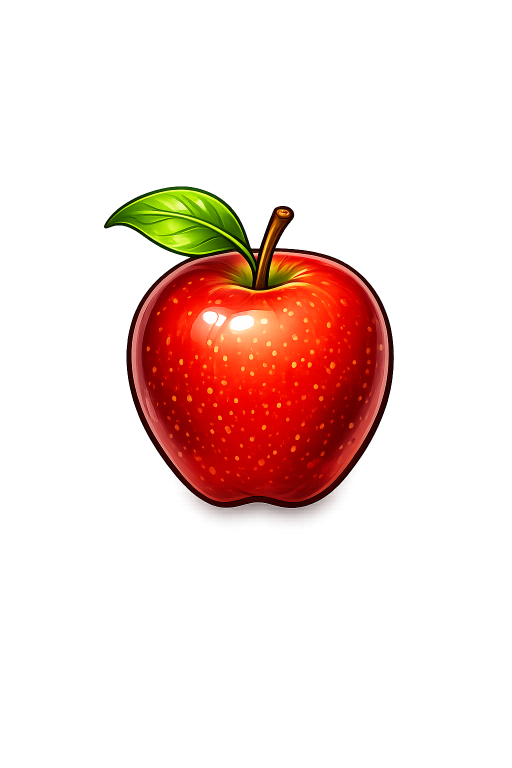
#> input picture back/me2/apple/apple1.png, 1024 x 1536 px (shown at 1/2 size); its folder holds only this picture in this run
$ python process_fruit_encoded_assets.py
#> lines starting #> are read from the running program, lines starting #| are printed output that depends on the picture; after the words box and inside, x2 and y2 are one past the last pixel; in counts of white or black regions, pixels touching at a corner belong together
from __future__ import annotations

from pathlib import Path

import cv2
import numpy as np
from PIL import Image


ROOT = Path(__file__).resolve().parents[1]
SOURCE_ROOT = ROOT / "data2" / "fruit_data_encoded"
OUTPUT_ROOT = ROOT / "data2" / "fruit_data_encoded2"
FRUIT_DIRS = ("apple", "banana", "grape")
TRANSPARENT_ALPHA = 20
VISIBLE_ALPHA = 16
WHITE_LUMA_THRESHOLD = 205
WHITE_CHANNEL_MIN = 185
WHITE_CHANNEL_SPREAD_MAX = 70


def is_exterior_removable(red: int, green: int, blue: int, alpha: int) -> bool:
    if alpha <= TRANSPARENT_ALPHA:
        return True

    luma = (red + green + blue) / 3
    channel_spread = max(red, green, blue) - min(red, green, blue)
    return (
        luma >= WHITE_LUMA_THRESHOLD
        and min(red, green, blue) >= WHITE_CHANNEL_MIN
        and channel_spread <= WHITE_CHANNEL_SPREAD_MAX
    )


def transparentize_exterior_white(image: Image.Image) -> Image.Image:
    rgba = np.array(image.convert("RGBA"))
    rgb = rgba[:, :, :3].astype(np.int16)
    alpha = rgba[:, :, 3]
    luma = rgb.mean(axis=2)
    channel_spread = rgb.max(axis=2) - rgb.min(axis=2)
    removable = (
        (alpha <= TRANSPARENT_ALPHA)
        | (
            (luma >= WHITE_LUMA_THRESHOLD)
            & (rgb.min(axis=2) >= WHITE_CHANNEL_MIN)
            & (channel_spread <= WHITE_CHANNEL_SPREAD_MAX)
        )
    ).astype(np.uint8)

    label_count, labels = cv2.connectedComponents(removable, connectivity=8)
    if label_count <= 1:
        return Image.fromarray(rgba, "RGBA")

    border_labels = set(np.unique(labels[0, :]))
    border_labels.update(np.unique(labels[-1, :]))
    border_labels.update(np.unique(labels[:, 0]))
    border_labels.update(np.unique(labels[:, -1]))
    border_labels.discard(0)

    if border_labels:
        exterior = np.isin(labels, list(border_labels))
        rgba[exterior, 3] = 0

    return Image.fromarray(rgba, "RGBA")


def keep_largest_visible_component(image: Image.Image) -> Image.Image:
    rgba = np.array(image.convert("RGBA"))
    visible = (rgba[:, :, 3] > VISIBLE_ALPHA).astype(np.uint8)
    label_count, labels, stats, _centroids = cv2.connectedComponentsWithStats(visible, connectivity=8)
    if label_count <= 2:
        return Image.fromarray(rgba, "RGBA")

    areas = stats[1:, cv2.CC_STAT_AREA]
    keep_label = int(np.argmax(areas) + 1)
    rgba[(labels != 0) & (labels != keep_label), 3] = 0
    return Image.fromarray(rgba, "RGBA")


def process_image(source_path: Path, output_path: Path) -> tuple[int, int]:
    original = Image.open(source_path).convert("RGBA")
    original_alpha_pixels = int(np.count_nonzero(np.array(original)[:, :, 3] > VISIBLE_ALPHA))
    processed = transparentize_exterior_white(original)
    processed = keep_largest_visible_component(processed)
    processed_alpha_pixels = int(np.count_nonzero(np.array(processed)[:, :, 3] > VISIBLE_ALPHA))

    output_path.parent.mkdir(parents=True, exist_ok=True)
    processed.save(output_path)
    return original_alpha_pixels, processed_alpha_pixels


def main() -> None:
    total_files = 0
    total_removed_pixels = 0
    for fruit_name in FRUIT_DIRS:
        source_dir = SOURCE_ROOT / fruit_name
        output_dir = OUTPUT_ROOT / fruit_name
        for source_path in sorted(source_dir.glob("*.png")):
            output_path = output_dir / source_path.name
            before, after = process_image(source_path, output_path)
#> in process_image, original is the input picture: PIL image 1024x1536 RGBA; mean R, G, B, A 118.8, 73, 58.8, 41.6
#> in process_image, `original_alpha_pixels = int(np.count_nonzero(np.array(original)[:, :, ..`: original_alpha_pixels = 265122
#> in transparentize_exterior_white, `rgb = rgba[:, :, :3].astype(np.int16)`:
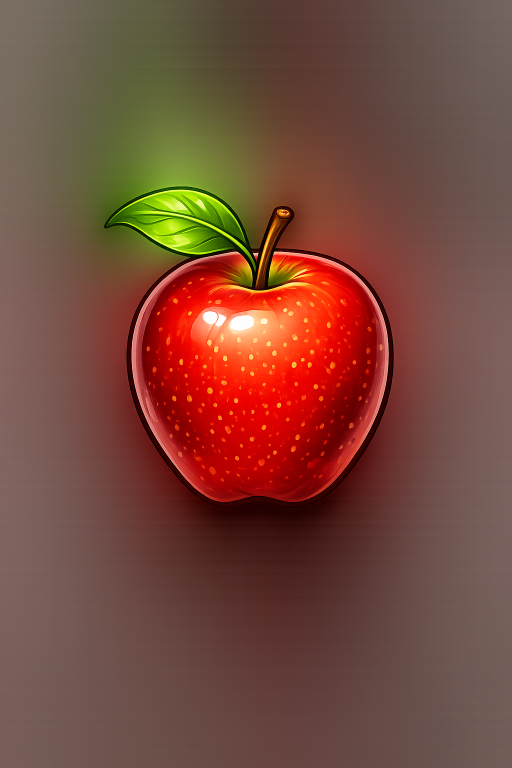
#> rgb: shape (1536, 1024, 3) int16 (shown at 1/2 size); mean R, G, B 118.8, 73, 58.8
#> in transparentize_exterior_white, `alpha = rgba[:, :, 3]`:
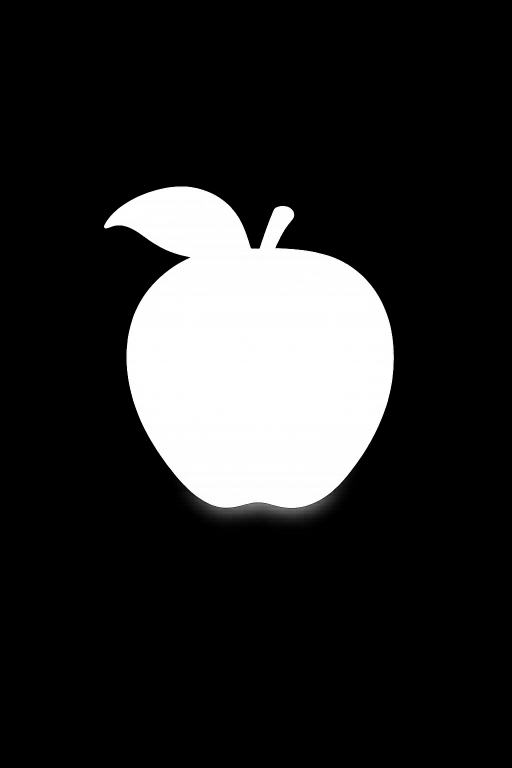
#> alpha: shape (1536, 1024) (shown at 1/2 size); min 0, max 255, mean 41.6
#> in transparentize_exterior_white, `luma = rgb.mean(axis=2)`:
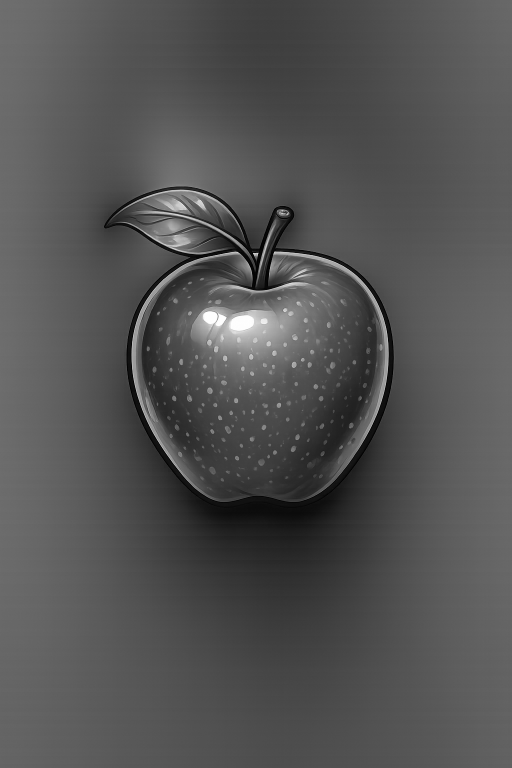
#> luma: shape (1536, 1024) float64 (shown at 1/2 size); min 0, max 255, mean 83.5
#> in transparentize_exterior_white, `channel_spread = rgb.max(axis=2) - rgb.min(axis=2)`:
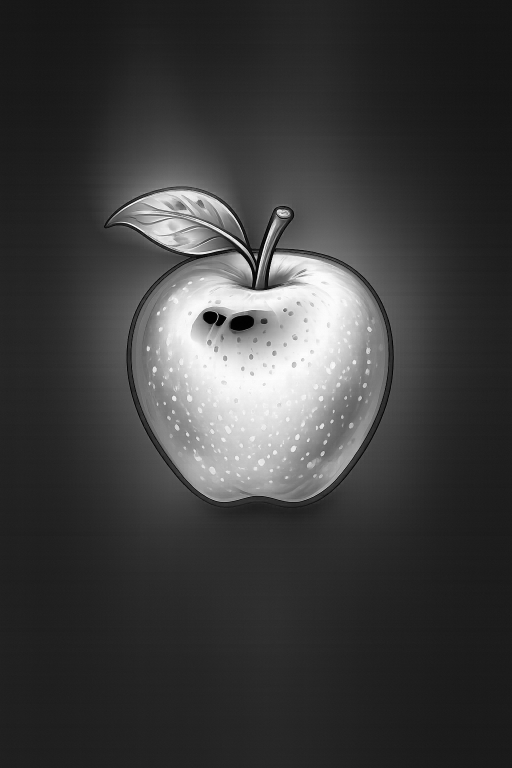
#> channel_spread: shape (1536, 1024) int16 (shown at 1/2 size); min 0, max 255, mean 61.4
#> in transparentize_exterior_white, `removable = ( (alpha <= TRANSPARENT_ALPHA) | ( (luma >= WHITE_LUMA_THR..`:
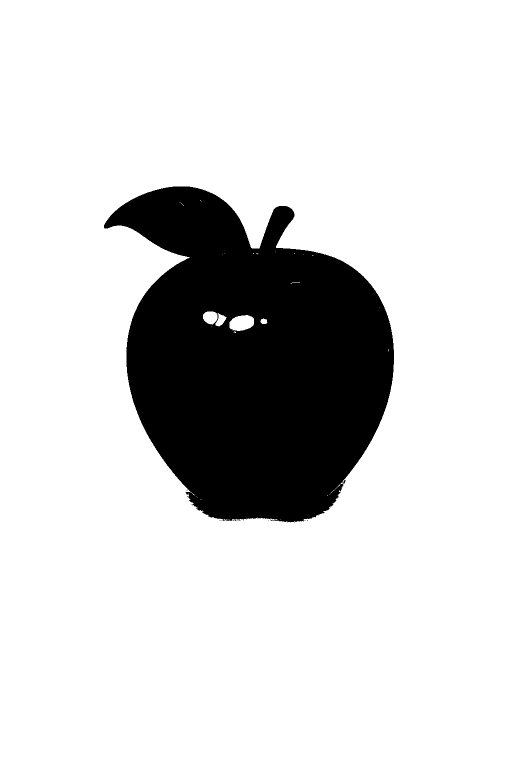
#> removable: shape (1536, 1024) (shown at 1/2 size); values 0 (black) and 1 (white), 83.4% white; 13 black regions (12 under 20 px), largest, box (x1, y1, x2, y2) and area: (208, 373, 788, 1045) 261814
#> in transparentize_exterior_white, `label_count, labels = cv2.connectedComponents(removable, connectivity=8)`:
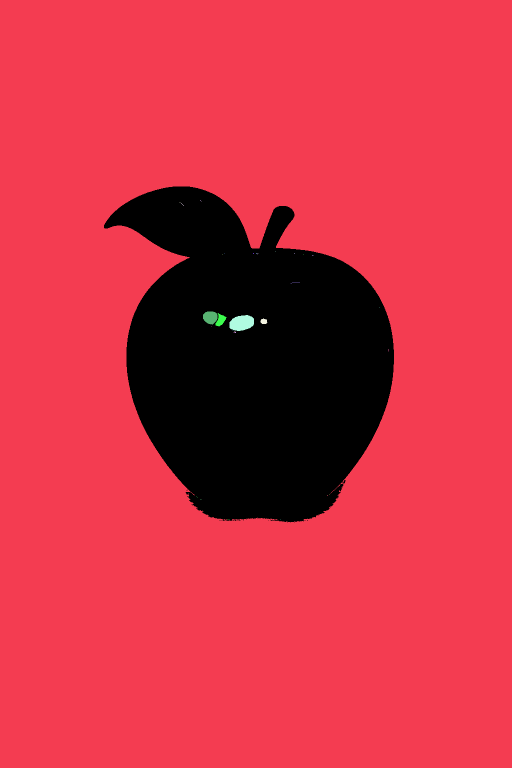
#> labels: shape (1536, 1024) int32 (shown at 1/2 size); 36 distinct labels, from 0 to 35; one colour per label, 0 black
#> in transparentize_exterior_white, `label_count, labels = cv2.connectedComponents(removable, connectivity=8)`: label_count = 36
#> in transparentize_exterior_white, `border_labels = set(np.unique(labels[0, :]))`: border_labels = 1 item
#> in transparentize_exterior_white, `exterior = np.isin(labels, list(border_labels))`: exterior: shape (1536, 1024) bool; 83.2% white; 13 black regions (12 under 20 px), largest, box (x1, y1, x2, y2) and area: (208, 373, 788, 1045) 264151
#> in transparentize_exterior_white, `rgba[exterior, 3] = 0`: rgba: shape (1536, 1024, 4); 0.87% of pixels changed, all inside (x1, y1, x2, y2) = (0, 12, 1024, 1527)
#> in keep_largest_visible_component, `visible = (rgba[:, :, 3] > VISIBLE_ALPHA).astype(np.uint8)`: visible: shape (1536, 1024); values 0 (black) and 1 (white), 16.8% white; 13 white regions (12 under 20 px), largest, box (x1, y1, x2, y2) and area: (208, 373, 788, 1045) 264145
#> in keep_largest_visible_component, `label_count, labels, stats, _centroids = cv2.connectedComponentsWithSt..`:
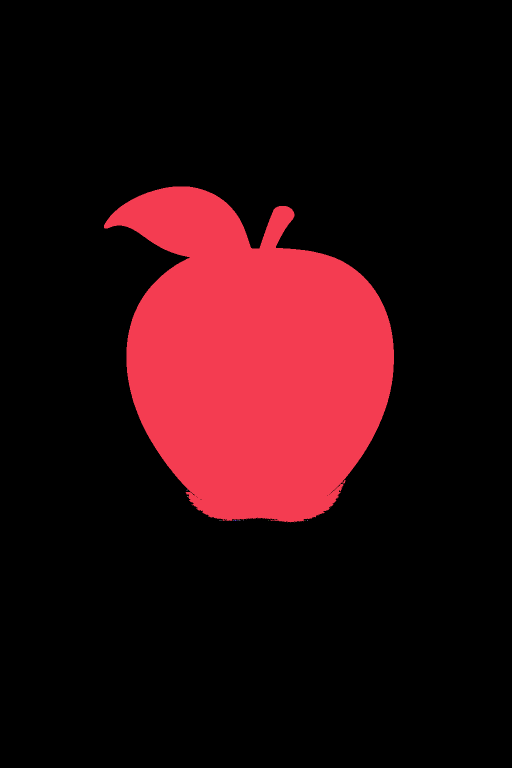
#> labels: shape (1536, 1024) int32 (shown at 1/2 size); 14 distinct labels, from 0 to 13; one colour per label, 0 black
#> in keep_largest_visible_component, `label_count, labels, stats, _centroids = cv2.connectedComponentsWithSt..`: label_count = 14; stats = 14 rows, first 6: [0, 0, 1024, 1536, 1308694], [208, 373, 580, 672, 264145], [373, 979, 3, 2, 3], [374, 992, 2, 1, 2], [439, 1040, 2, 1, 2], [442, 1040, 1, 1, 1]
#> in keep_largest_visible_component, `areas = stats[1:, cv2.CC_STAT_AREA]`: areas = [264145, 3, 2, 2, 1, 2, 5, 1, 4, 1, 1, 1, 2]
#> in keep_largest_visible_component, `keep_label = int(np.argmax(areas) + 1)`: keep_label = 1
#> in keep_largest_visible_component, `rgba[(labels != 0) & (labels != keep_label), 3] = 0`: rgba: shape (1536, 1024, 4); mean R, G, B, A 118.8, 73, 58.8, 41.5
#> in process_image, `processed_alpha_pixels = int(np.count_nonzero(np.array(processed)[:, :..`: processed_alpha_pixels = 264145
#> before = 265122; after = 264145
            total_files += 1
            total_removed_pixels += max(0, before - after)
#> total_removed_pixels = 977

    print(f"Processed {total_files} PNG files into {OUTPUT_ROOT}")
    print(f"Removed {total_removed_pixels} visible pixels")
#| Removed 977 visible pixels


if __name__ == "__main__":
    main()
